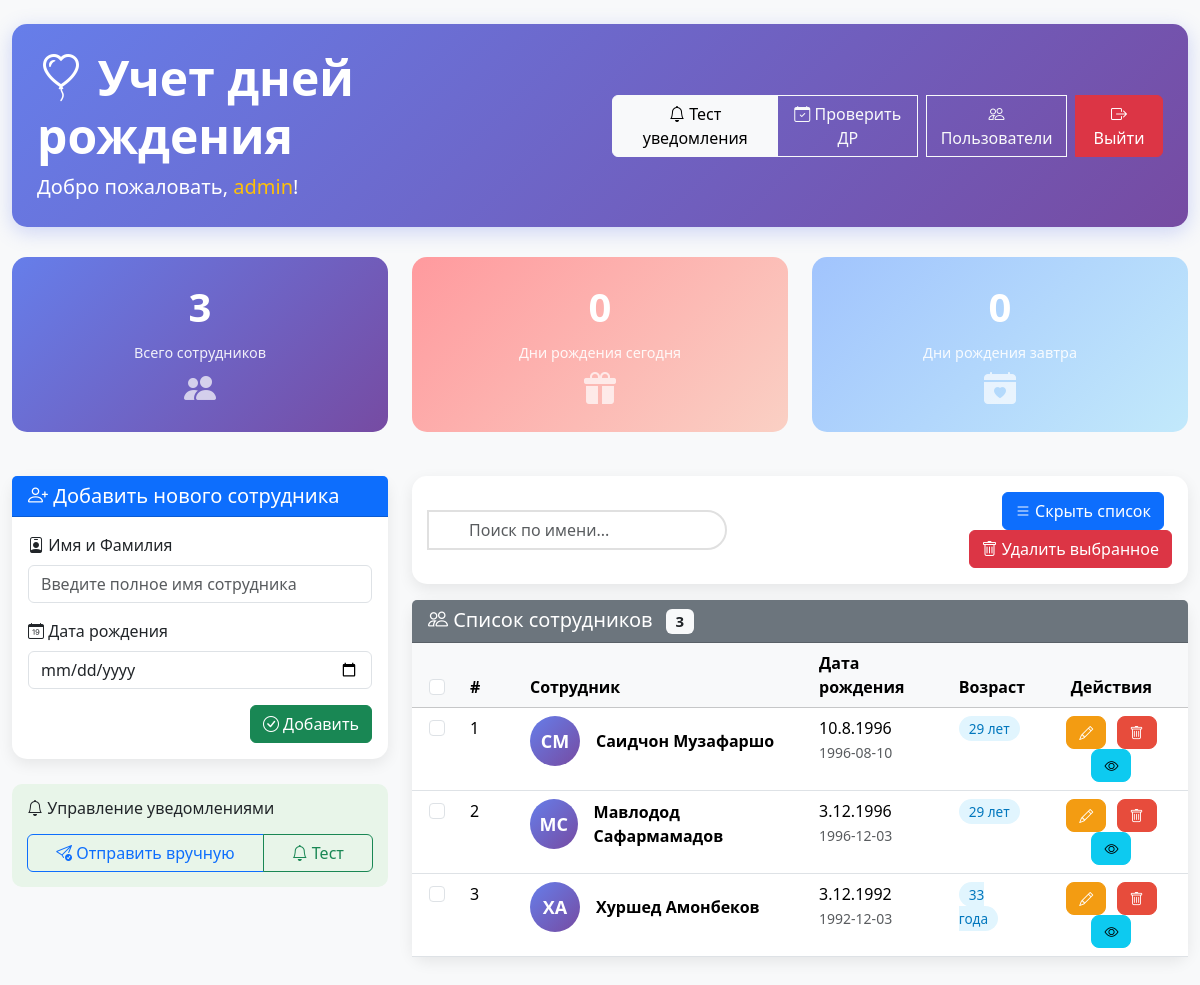
Page / (signed in) on the earlier database version.
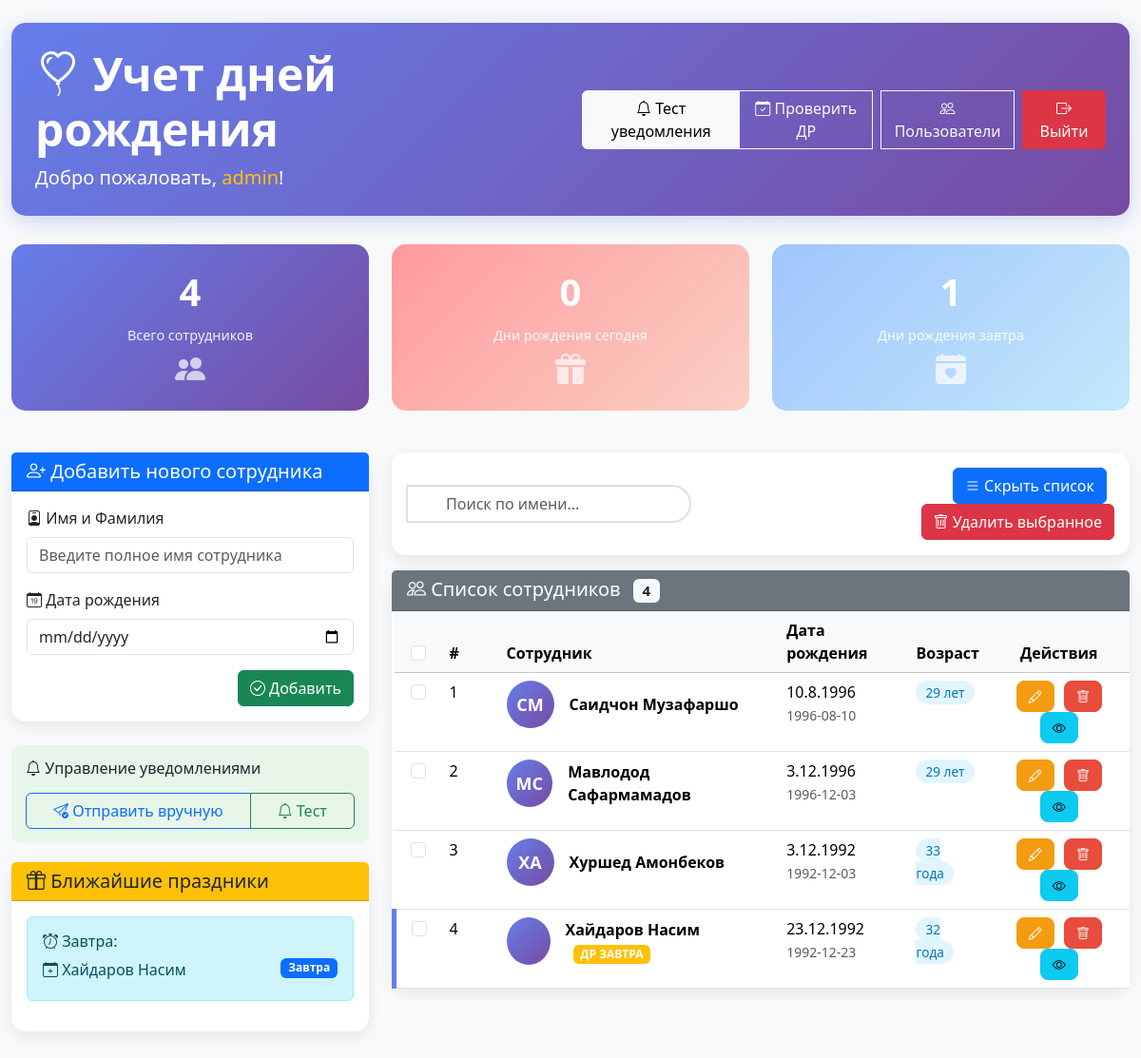
Same page on the later database version.
### tables this page shows
CREATE TABLE employees (
            id INTEGER PRIMARY KEY AUTOINCREMENT,
            name TEXT NOT NULL,
            dob TEXT NOT NULL
        );

### app.py (the view, shortened to what this page needs)
@app.route("/", methods=["GET", "POST"])
@login_required
def index():
    conn = sqlite3.connect(DB_NAME)
    cursor = conn.cursor()
    try:
        cursor.execute("SELECT id, name, dob FROM employees")
    except sqlite3.OperationalError:
        cursor.execute("""
            CREATE TABLE IF NOT EXISTS employees (
                id INTEGER PRIMARY KEY AUTOINCREMENT,
                name TEXT NOT NULL,
                dob TEXT NOT NULL
            )
        """)
        cursor.execute("SELECT id, name, dob FROM employees")
    rows = cursor.fetchall()
    employees = [
        {
            "id": r[0],
            "name": r[1],
            "dob": r[2]
        } for r in rows
    ]
    employees_sorted = sorted(
        employees,
        key=lambda x: datetime.strptime(x["dob"], "%Y-%m-%d").replace(year=1900)
    )
    tomorrow = (datetime.now() + timedelta(days=1)).strftime("%m-%d")
    birthdays_tomorrow = [
        e["name"] for e in employees
        if datetime.strptime(e["dob"], "%Y-%m-%d").strftime("%m-%d") == tomorrow
    ]
    today = datetime.now().strftime("%m-%d")
    birthdays_today = [
        e["name"] for e in employees
        if datetime.strptime(e["dob"], "%Y-%m-%d").strftime("%m-%d") == today
    ]
    conn.close()
    return render_template(
        "index.html",
        employees=employees_sorted,
        birthdays_tomorrow=birthdays_tomorrow,
        birthdays_today=birthdays_today,
        username=session.get('username'),
        now=datetime.now(),
        get_age_suffix=get_age_suffix
    )

### templates/index.html (shortened to what this page needs)
<!DOCTYPE html>
<html lang="ru">
<head>
    <link href="https://cdn.jsdelivr.net/npm/bootstrap@5.3.2/dist/css/bootstrap.min.css" rel="stylesheet">
    <link rel="stylesheet" href="https://cdn.jsdelivr.net/npm/bootstrap-icons@1.10.0/font/bootstrap-icons.css">
</head>
<body>
<div class="container-fluid py-4">
    <div class="dashboard-header">
        <div class="row align-items-center">
            <div class="col-md-6">
                <h1 class="display-5 fw-bold mb-2">
                    <i class="bi bi-balloon-heart"></i> Учет дней рождения
                </h1>
                <p class="lead mb-0">Добро пожаловать, <strong class="text-warning">{{ username }}</strong>!</p>
            </div>
            <div class="col-md-6 text-end">
                <div class="btn-group" role="group">
                    <button type="button" class="btn btn-light" onclick="sendTestNotification()">
                        <i class="bi bi-bell"></i> Тест уведомления
                    </button>
                    <a href="{{ url_for('check_birthdays_manual') }}" class="btn btn-outline-light">
                        <i class="bi bi-calendar-check"></i> Проверить ДР
                    </a>
                    {% if username == 'admin' %}
                    <a href="{{ url_for('manage_users') }}" class="btn btn-outline-light ms-2">
                        <i class="bi bi-people"></i> Пользователи
                    </a>
                    {% endif %}
                    <a href="{{ url_for('logout') }}" class="btn btn-danger ms-2">
                        <i class="bi bi-box-arrow-right"></i> Выйти
                    </a>
                </div>
            </div>
        </div>
    </div>
    <div class="row mb-4">
        <div class="col-md-4">
            <div class="stats-card total">
                <div class="stats-number">{{ employees|length }}</div>
                <div class="stats-label">Всего сотрудников</div>
                <i class="bi bi-people-fill" style="font-size: 2rem; opacity: 0.7;"></i>
            </div>
        </div>
        <div class="col-md-4">
            <div class="stats-card today">
                <div class="stats-number">{{ birthdays_today|length }}</div>
                <div class="stats-label">Дни рождения сегодня</div>
                <i class="bi bi-gift-fill" style="font-size: 2rem; opacity: 0.7;"></i>
            </div>
        </div>
        <div class="col-md-4">
            <div class="stats-card tomorrow">
                <div class="stats-number">{{ birthdays_tomorrow|length }}</div>
                <div class="stats-label">Дни рождения завтра</div>
                <i class="bi bi-calendar-heart-fill" style="font-size: 2rem; opacity: 0.7;"></i>
            </div>
        </div>
    </div>
    <div class="row">
        <div class="col-lg-4">
            <div class="card card-custom">
                <div class="card-header bg-primary text-white">
                    <h5 class="mb-0" id="formTitle">
                        <i class="bi bi-person-plus"></i> Добавить нового сотрудника
                    </h5>
                </div>
                <div class="card-body">
                    <form method="POST" id="employeeForm">
                        <div class="mb-3">
                            <label for="employeeName" class="form-label">
                                <i class="bi bi-person-badge"></i> Имя и Фамилия
                            </label>
                            <input type="text" class="form-control" id="employeeName" name="name"
                                   placeholder="Введите полное имя сотрудника" required>
                        </div>
                        <div class="mb-3">
                            <label for="employeeDob" class="form-label">
                                <i class="bi bi-calendar-date"></i> Дата рождения
                            </label>
                            <input type="date" class="form-control" id="employeeDob" name="dob" required>
                        </div>
                        <div class="d-grid gap-2 d-md-flex justify-content-md-end">
                            <button type="submit" class="btn btn-success" id="submitBtn">
                                <i class="bi bi-check-circle"></i> Добавить
                            </button>
                        </div>
                    </form>
                </div>
            </div>
            <div class="notification-controls">
                <h6><i class="bi bi-bell"></i> Управление уведомлениями</h6>
                <div class="btn-group w-100 mt-2" role="group">
                    <a href="{{ url_for('check_birthdays_manual') }}" class="btn btn-outline-primary">
                        <i class="bi bi-send-check"></i> Отправить вручную
                    </a>
                    <button type="button" class="btn btn-outline-success" onclick="sendTestNotification()">
                        <i class="bi bi-bell"></i> Тест
                    </button>
                </div>
            </div>
            {% if birthdays_today or birthdays_tomorrow %}
            <div class="card card-custom">
                <div class="card-header bg-warning text-dark">
                    <h5 class="mb-0"><i class="bi bi-gift"></i> Ближайшие праздники</h5>
                </div>
                <div class="card-body">
                    {% if birthdays_tomorrow %}
                    <div class="alert alert-info">
                        <h6><i class="bi bi-alarm"></i> Завтра:</h6>
                        <ul class="list-unstyled mb-0">
                            {% for name in birthdays_tomorrow %}
                            <li class="mb-1">
                                <i class="bi bi-calendar-plus"></i> {{ name }}
                                <span class="badge bg-primary float-end">Завтра</span>
                            </li>
                            {% endfor %}
                        </ul>
                    </div>
                    {% endif %}
                </div>
            </div>
            {% endif %}
        </div>
        <div class="col-lg-8">
            <div class="card card-custom mb-3">
                <div class="card-body">
                    <div class="row align-items-center">
                        <div class="col-md-6">
                            <div class="input-group">
                                <span class="input-group-text search-icon">
                                </span>
                                <input type="text" id="searchInput" class="form-control search-box"
                                       placeholder="Поиск по имени...">
                            </div>
                        </div>
                        <div class="col-md-6 text-end">
                            <button class="btn btn-primary me-2" onclick="toggleEmployeeList()">
                                <i class="bi bi-list"></i>
                                <span id="toggleText">Скрыть список</span>
                            </button>
                            <button class="btn btn-danger" onclick="deleteSelected()">
                                <i class="bi bi-trash"></i> Удалить выбранное
                            </button>
                        </div>
                    </div>
                </div>
            </div>
            <div class="card card-custom" id="employeeListCard">
                <div class="card-header bg-secondary text-white">
                    <h5 class="mb-0">
                        <i class="bi bi-people"></i> Список сотрудников
                        <span class="badge bg-light text-dark ms-2">{{ employees|length }}</span>
                    </h5>
                </div>
                <div class="card-body p-0">
                    <div class="table-responsive">
                        <table class="table table-hover mb-0">
                            <thead class="table-light">
                                <tr>
                                    <th width="50" class="text-center">
                                        <input type="checkbox" id="selectAll" class="form-check-input">
                                    </th>
                                    <th width="60">#</th>
                                    <th>Сотрудник</th>
                                    <th>Дата рождения</th>
                                    <th>Возраст</th>
                                    <th class="text-center">Действия</th>
                                </tr>
                            </thead>
                            <tbody id="employeeTableBody">
                                {% for emp in employees %}
                                {% set birth_date = emp.dob.split('-') %}
                                {% set birth_year = birth_date[0]|int %}
                                {% set birth_month = birth_date[1]|int %}
                                {% set birth_day = birth_date[2]|int %}
                                {% set age = now.year - birth_year %}
                                {% if now.month < birth_month or (now.month == birth_month and now.day < birth_day) %}
                                    {% set age = age - 1 %}
                                {% endif %}
                                <tr data-id="{{ emp.id }}"
                                    class="employee-row {% if emp.name in birthdays_today %}birthday-today{% elif emp.name in birthdays_tomorrow %}birthday-tomorrow{% endif %}">
                                    <td class="text-center">
                                        <input type="checkbox" class="form-check-input employee-checkbox"
                                               value="{{ emp.id }}">
                                    </td>
                                    <td>{{ loop.index }}</td>
                                    <td>
                                        <div class="d-flex align-items-center">
                                            <div class="employee-avatar me-3">
                                                {{ emp.name.split(' ')[0][0] }}{% if emp.name.split(' ')|length > 1 %}{{ emp.name.split(' ')[-1][0] }}{% else %}{{ emp.name[0] }}{% endif %}
                                            </div>
                                            <div>
                                                <strong>{{ emp.name }}</strong>
                                                {% if emp.name in birthdays_today %}
                                                <span class="badge bg-danger ms-2">ДР СЕГОДНЯ!</span>
                                                {% elif emp.name in birthdays_tomorrow %}
                                                <span class="badge bg-warning ms-2">ДР ЗАВТРА</span>
                                                {% endif %}
                                            </div>
                                        </div>
                                    </td>
                                    <td>
                                        {{ birth_day }}.{{ birth_month }}.{{ birth_year }}
                                        <br>
                                        <small class="text-muted">{{ emp.dob }}</small>
                                    </td>
                                    <td>
                                        <span class="age-badge">{{ age }} {{ get_age_suffix(age) }}</span>
                                    </td>
                                    <td class="text-center action-buttons">
                                        <button class="btn btn-sm btn-edit" onclick="editEmployee({{ emp.id }})"
                                                title="Редактировать">
                                            <i class="bi bi-pencil"></i>
                                        </button>
                                        <button class="btn btn-sm btn-delete" onclick="deleteEmployee({{ emp.id }})"
                                                title="Удалить">
                                            <i class="bi bi-trash"></i>
                                        </button>
                                        <button class="btn btn-sm btn-info" onclick="viewEmployee({{ emp.id }}, '{{ emp.name }}', '{{ emp.dob }}')"
                                                title="Просмотр">
                                            <i class="bi bi-eye"></i>
                                        </button>
                                    </td>
                                </tr>
                                {% endfor %}
                            </tbody>
                        </table>
                    </div>
                </div>
            </div>
        </div>
    </div>
</div>
</body>
</html>

Differences in the rows shown:
added employees: name "Хайдаров Насим", shows "ДР ЗАВТРА", birth_day "23", birth_month "12", birth_year "1992", dob "1992-12-23", age "32", get_age_suffix "года"
Other differences:
{{ employees|length }}: "3" → "4"
{{ birthdays_tomorrow|length }}: "0" → "1"
text now shown: "Ближайшие праздники Завтра:"
